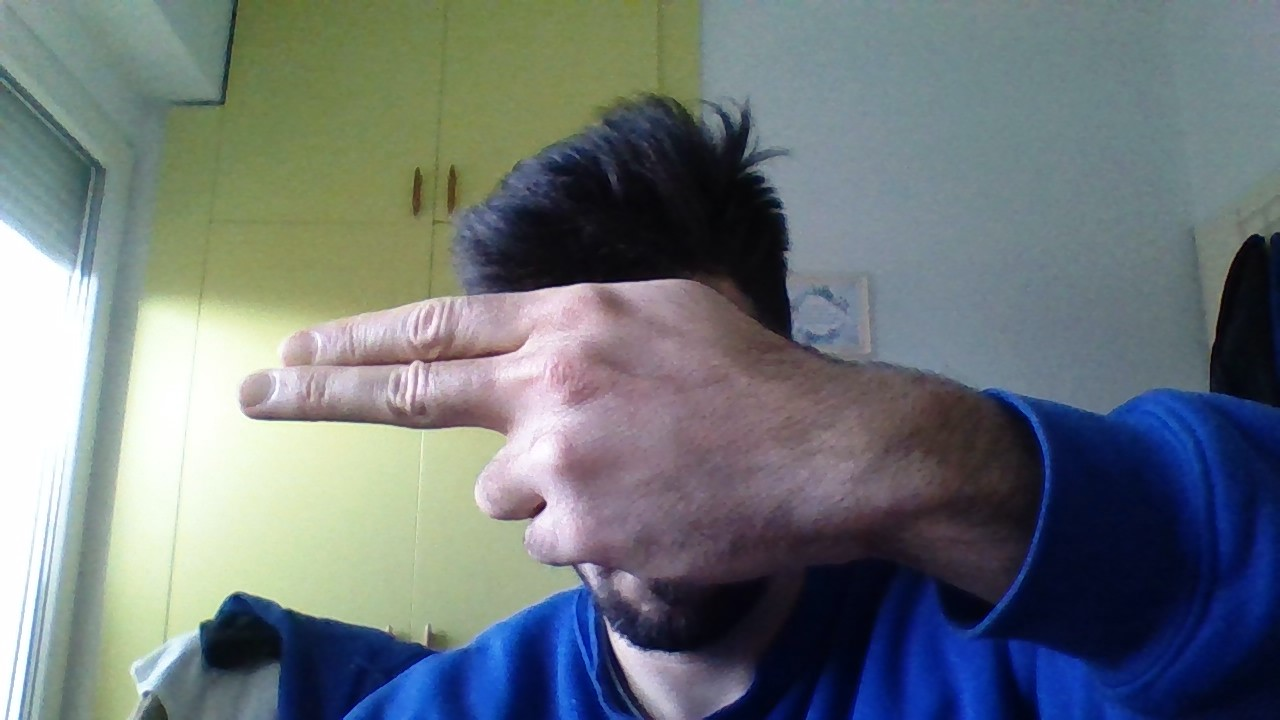
%> input picture test/test1.jpg, 1280 x 720 px
$ octave --eval "result = processSkinImage('test/test1.jpg');"   (GNU Octave 9; MATLAB toolbox functions it lacks are replaced by stand-ins)
%> lines starting %> are read from the running program, lines starting %| are printed output that depends on the picture; in (x1, y1, x2, y2) boxes, pixels count from 0 and x2, y2 are one past the last pixel; in counts of white or black regions, pixels touching at a corner belong together; the program's own positions count from 1
function image_out = processSkinImage(filename)
%> called with filename = 'test/test1.jpg'
%PROCESSSKINIMAGE Segment hand from image
%   image_out = PROCESSSKINIMAGE(filename)
%   Segment hand by skin color from given image

    % Load image package
    pkg load image;

    % Initialize
    numrows = 50;
    numcols = 50;
    scale = [numrows numcols];

    % Read the image
    original = imread(filename);
%> original is the input picture: size 720x1280x3 uint8; mean R, G, B 109.5, 118.2, 121.9
    [M N Z] = size(original);
%> M = 720; N = 1280; Z = 3

    % Read the image, and capture the dimensions
    height = size(original,1);
%> height = 720
    width = size(original,2);
%> width = 1280

    % Resize the image to 50x50
    image_resized = imresize(original, scale);
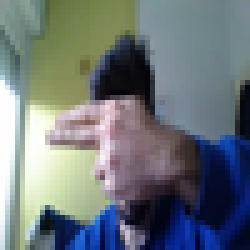
%> image_resized: size 50x50x3 uint8 (shown 5 times larger); mean R, G, B 109.5, 118.2, 121.9
    [M N Z] = size(image_resized);
%> M = 50; N = 50

    % Initialize the output image
    image_out = zeros(M,N);

    % Convert the image from RGB to YCbCr
    img_ycbcr = rgb2ycbcr(image_resized);
%> img_ycbcr: size 50x50x3 uint8; mean of channels 1, 2, 3 115.7, 130.9, 123.9
    Cb = img_ycbcr(:,:,2);
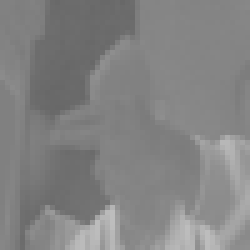
%> Cb: size 50x50 uint8 (shown 5 times larger); min 104, max 189, mean 130.9
    Cr = img_ycbcr(:,:,3);
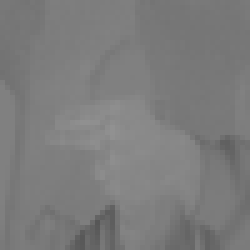
%> Cr: size 50x50 uint8 (shown 5 times larger); min 87, max 145, mean 123.9

    % Get the central color of the image
    % Expected the hand to be in the central of the image
    central_color = img_ycbcr(int32(M/2),int32(N/2),:);
%> central_color = [121 129 137]
    Cb_Color = central_color(:,:,2);
%> Cb_Color = 129
    Cr_Color = central_color(:,:,3);
%> Cr_Color = 137
    % Set the range
    Cb_Difference = 15;
    Cr_Difference = 10;

    % Detect skin pixels
    [r,c,v] = find(Cb>=Cb_Color-Cr_Difference & Cb<=Cb_Color+Cb_Difference & Cr>=Cr_Color-Cr_Difference & Cr<=Cr_Color+Cr_Difference);
%> r = 670 values from 11 to 50; c = 670 values from 1 to 49; v = 670 logical values, 670 true
    match_count = size(r,1);
%> match_count = 670

    % Mark detected pixels
    for i=1:match_count
        image_out(r(i),c(i)) = 1;
    end
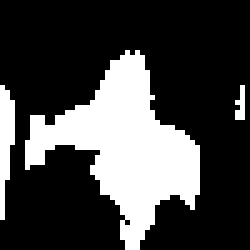
%> image_out: size 50x50 double (shown 5 times larger); values 0 (black) and 1 (white), 26.8% white; 3 white regions (1 under 20 px), largest, box (x1, y1, x2, y2) and area: (5, 10, 40, 50) 606, (0, 17, 3, 44) 54

    %imshow(image_out);


end

$ run again, on test/test3.jpg
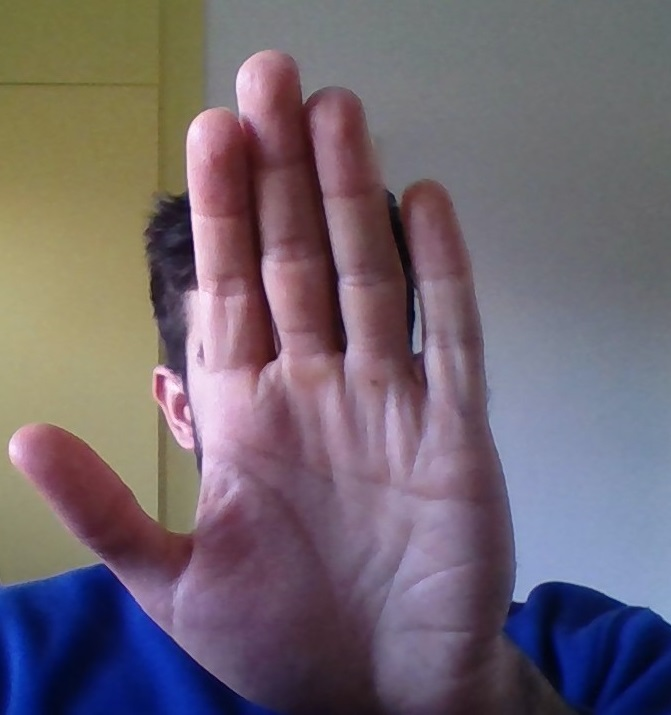
%> input picture test/test3.jpg, 671 x 715 px
%> in processSkinImage, original is the input picture: size 715x671x3 uint8; mean R, G, B 114, 103, 112.7
%> img_ycbcr: size 50x50x3 uint8; mean of channels 1, 2, 3 108.3, 130.6, 132.1
%> in processSkinImage, `Cr = img_ycbcr(:,:,3);`:
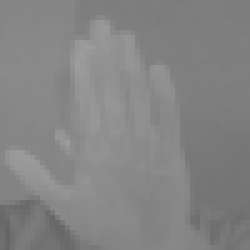
%> Cr: size 50x50 uint8 (shown 5 times larger); min 101, max 157, mean 132.1
%> central_color = [73 125 146]
%> Cb_Color = 125
%> Cr_Color = 146
%> r = 788 values from 4 to 49; c = 788 values from 1 to 37; v = 788 logical values, 788 true
%> match_count = 788
%> after the loop in processSkinImage, `for i=1:match_count`:
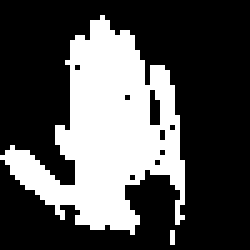
%> image_out: size 50x50 double (shown 5 times larger); values 0 (black) and 1 (white), 31.5% white; 2 white regions (1 under 20 px), largest, box (x1, y1, x2, y2) and area: (0, 3, 37, 47) 785

$ run again, on test/test4.jpg
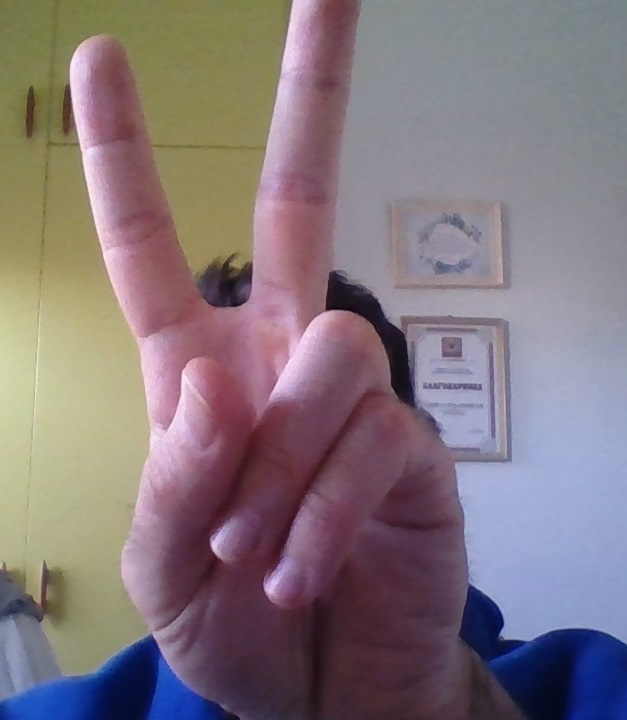
%> input picture test/test4.jpg, 627 x 720 px
%> in processSkinImage, original is the input picture: size 720x627x3 uint8; mean R, G, B 131.5, 118.4, 124.3
%> img_ycbcr: size 50x50x3 uint8; mean of channels 1, 2, 3 121.6, 128.7, 133.3
%> in processSkinImage, `Cr = img_ycbcr(:,:,3);`:
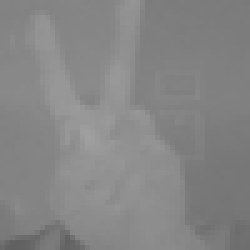
%> Cr: size 50x50 uint8 (shown 5 times larger); min 96, max 160, mean 133.3
%> central_color = [187 137 141]
%> Cb_Color = 137
%> Cr_Color = 141
%> r = 822 values from 1 to 50; c = 822 values from 7 to 41; v = 822 logical values, 822 true
%> match_count = 822
%> after the loop in processSkinImage, `for i=1:match_count`:
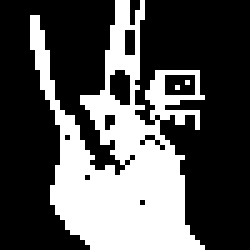
%> image_out: size 50x50 double (shown 5 times larger); values 0 (black) and 1 (white), 32.9% white; 3 white regions (2 under 20 px), largest, box (x1, y1, x2, y2) and area: (6, 0, 41, 50) 820
